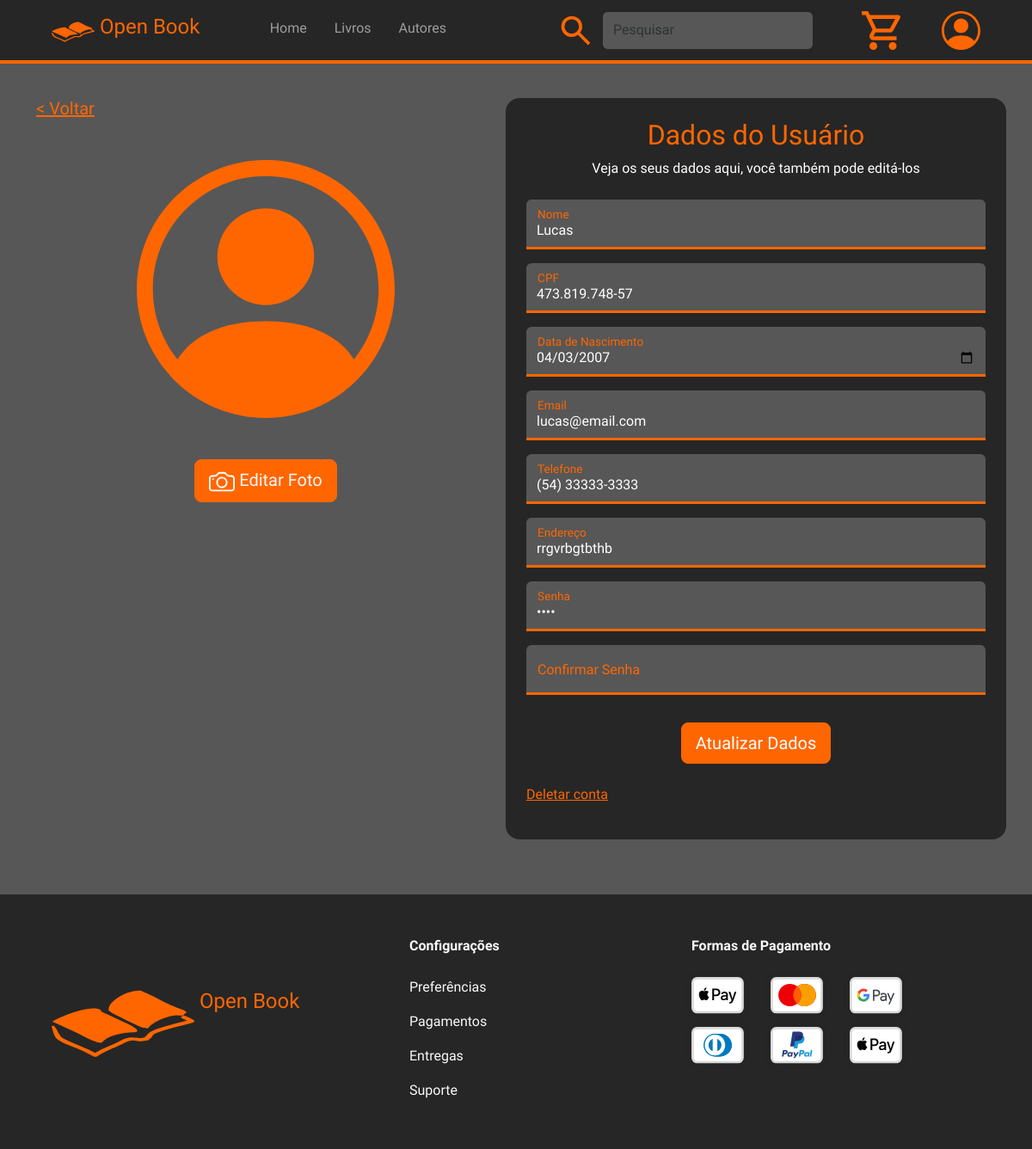
Screenshot of /views/dadosUsuario.php?codCliente=2 with the database file from the repository.
### tables this page shows
CREATE TABLE `cliente` (
  `cod_cliente` int(11) NOT NULL,
  `nome_cliente` varchar(60) NOT NULL,
  `cpf_cliente` varchar(15) NOT NULL,
  `data_nascimento_cliente` date NOT NULL,
  `senha_cliente` varchar(35) NOT NULL
);

CREATE TABLE `emailcliente` (
  `cod_cliente` int(11) DEFAULT NULL,
  `email_cliente` varchar(100) NOT NULL
);

CREATE TABLE `telefonecliente` (
  `cod_cliente` int(11) DEFAULT NULL,
  `telefone_cliente` varchar(20) NOT NULL
);

CREATE TABLE `enderecocliente` (
  `cod_cliente` int(11) DEFAULT NULL,
  `endereco_cliente` varchar(100) NOT NULL
);

### connection/conexao.php (called while the page is built, shortened)
<?php
    class Conexao {
        private $host = "localhost";
        private $usuario = "root";
        private $senha = "";
        private $banco = "db_livraria";
        private $conexao;
        public function __construct() {
            $this->conexao = new mysqli($this->host, $this->usuario, $this->senha, $this->banco);
        }
        public function getConexao() {
            return $this->conexao;
        }
    }
?>

### controllers/clienteController.php (called while the page is built, shortened)
<?php
require_once $_SERVER['DOCUMENT_ROOT'] . '/Projeto_Livraria_Web/src/models/cliente.php';
require_once $_SERVER['DOCUMENT_ROOT'] . '/Projeto_Livraria_Web/src/controllers/emailclienteController.php';
require_once $_SERVER['DOCUMENT_ROOT'] . '/Projeto_Livraria_Web/src/controllers/telefoneclienteController.php';
require_once $_SERVER['DOCUMENT_ROOT'] . '/Projeto_Livraria_Web/src/controllers/enderecoclienteController.php';
class ClienteController {
    private $cliente;
    public function __construct() {
        $this->cliente = new Cliente();
    }
    public function buscarPorId($codCliente){
        return $this->cliente->buscarPorId($codCliente);
    }
}
?>

### models/cliente.php (called while the page is built, shortened)
<?php
require_once $_SERVER['DOCUMENT_ROOT'] . '/Projeto_Livraria_Web/src/connection/conexao.php';
class Cliente {
    private $conexao;
    public function __construct() {
        $this->conexao = new Conexao();
    }
    public function buscarPorId($codCliente) {
        $sql = "SELECT * FROM cliente WHERE cod_cliente = ?";
        $stmt = $this->conexao->getConexao()->prepare($sql);
        $stmt->bind_param('i', $codCliente);
        $stmt->execute();
        $result = $stmt->get_result();
        return $result->fetch_assoc();
    }
}
?>

### controllers/emailclienteController.php (called while the page is built, shortened)
<?php
require_once $_SERVER['DOCUMENT_ROOT'] . '/Projeto_Livraria_Web/src/models/emailcliente.php';
class EmailClienteController {
    private $emailcliente;
    public function __construct() {
        $this->emailcliente = new EmailCliente();
    }
    public function buscarPorId($codCliente){
        return $this->emailcliente->buscarPorId($codCliente);
    }
}
?>

### models/emailcliente.php (called while the page is built, shortened)
<?php
require_once $_SERVER['DOCUMENT_ROOT'] . '/Projeto_Livraria_Web/src/connection/conexao.php';
class EmailCliente {
    private $conexao;
    public function __construct() {
        $this->conexao = new Conexao();
    }
    public function buscarPorId($codCliente) {
        $sql = "SELECT * FROM emailcliente WHERE cod_cliente = ?";
        $stmt = $this->conexao->getConexao()->prepare($sql);
        $stmt->bind_param('i', $codCliente);
        $stmt->execute();
        $result = $stmt->get_result();
        return $result->fetch_assoc();
    }
}
?>

### controllers/telefoneclienteController.php (called while the page is built, shortened)
<?php
require_once $_SERVER['DOCUMENT_ROOT'] . '/Projeto_Livraria_Web/src/models/telefonecliente.php';
class TelefoneClienteController {
    private $telefonecliente;
    public function __construct() {
        $this->telefonecliente = new TelefoneCliente();
    }
    public function buscarPorId($codCliente){
        return $this->telefonecliente->buscarPorId($codCliente);
    }
}
?>

### models/telefonecliente.php (called while the page is built, shortened)
<?php
require_once $_SERVER['DOCUMENT_ROOT'] . '/Projeto_Livraria_Web/src/connection/conexao.php';
class TelefoneCliente {
    private $conexao;
    public function __construct() {
        $this->conexao = new Conexao();
    }
    public function buscarPorId($codCliente) {
        $sql = "SELECT * FROM telefonecliente WHERE cod_cliente = ?";
        $stmt = $this->conexao->getConexao()->prepare($sql);
        $stmt->bind_param('i', $codCliente);
        $stmt->execute();
        $result = $stmt->get_result();
        return $result->fetch_assoc();
    }
}
?>

### controllers/enderecoclienteController.php (called while the page is built, shortened)
<?php
require_once $_SERVER['DOCUMENT_ROOT'] . '/Projeto_Livraria_Web/src/models/enderecocliente.php';
class EnderecoClienteController {
    private $enderecocliente;
    public function __construct() {
        $this->enderecocliente = new EnderecoCliente();
    }
    public function buscarPorId($codCliente){
        return $this->enderecocliente->buscarPorId($codCliente);
    }
}
?>

### models/enderecocliente.php (called while the page is built, shortened)
<?php
require_once $_SERVER['DOCUMENT_ROOT'] . '/Projeto_Livraria_Web/src/connection/conexao.php';
class EnderecoCliente {
    private $conexao;
    public function __construct() {
        $this->conexao = new Conexao();
    }
    public function buscarPorId($codCliente) {
        $sql = "SELECT * FROM enderecocliente WHERE cod_cliente = ?";
        $stmt = $this->conexao->getConexao()->prepare($sql);
        $stmt->bind_param('i', $codCliente);
        $stmt->execute();
        $result = $stmt->get_result();
        return $result->fetch_assoc();
    }
}
?>

### views/dadosUsuario.php (the view, shortened to what this page needs)
<?php
    require_once $_SERVER['DOCUMENT_ROOT'] . '/Projeto_Livraria_Web/src/controllers/clienteController.php';
    require_once $_SERVER['DOCUMENT_ROOT'] . '/Projeto_Livraria_Web/src/controllers/emailclienteController.php';
    require_once $_SERVER['DOCUMENT_ROOT'] . '/Projeto_Livraria_Web/src/controllers/telefoneclienteController.php';
    require_once $_SERVER['DOCUMENT_ROOT'] . '/Projeto_Livraria_Web/src/controllers/enderecoclienteController.php';
?>
<!DOCTYPE html>
<html lang="en">
<head>
    <link rel="stylesheet" href="../assets/scss/main.css">
</head>
<body class="background-dark-light">
<?php require_once '../components/header.php' ?>
    <div class="container text-light">
        <div class="row mt-sm-4 justify-content-between">
            <div class="col my-3 text-center">
                <h5 class="text-start"><a href="javascript:history.back()" class="link-warning">< Voltar</a></h5>
                <div class="row mt-sm-5">
                    <div class="col-12 mb-md-0 mb-4">
                        <a href="#">
                            <img src="../assets/icons/personCircle.svg" alt="Foto do Usuário" width="300rem" height="300rem">
                        </a>
                    </div>
                    <div class="col mt-sm-5">
                        <a href="#" class="btn btn-warning btn-lg text-light px-sm-3">
                            <img src="../assets/icons/camera.svg" alt="Ícone de uma câmera">
                            Editar Foto
                        </a>
                    </div>
                </div>
            </div>
            <div class="col border-warning bg-dark text-white my-3 mx-auto p-4 rounded-4 order-1 order-lg-2">
                <?php
                    $clienteController = new ClienteController();
                    $cliente = $clienteController->buscarPorId($_GET['codCliente']);
                    $emailclienteController = new EmailClienteController();
                    $emailcliente = $emailclienteController->buscarPorId($_GET['codCliente']);
                    $telefoneclienteController = new TelefoneClienteController();
                    $telefonecliente = $telefoneclienteController->buscarPorId($_GET['codCliente']);
                    $enderecoclienteController = new EnderecoClienteController();
                    $enderecocliente = $enderecoclienteController->buscarPorId($_GET['codCliente']);
                ?>
                <form method="POST" action="../controllers/clienteController.php?acao=atualizarproprio&codigo=<?php echo $_GET['codCliente']; ?>" class="text-start" onsubmit="return verificarCampos(this);">
                    <h2 class="text-warning text-center">Dados do Usuário</h2>
                    <p class="text-white text-center mb-sm-4">Veja os seus dados aqui, você também pode editá-los</p>
                    <div class="form-floating mb-3">
                        <input type="text" class="form-control text-white background-dark-light border-bottom border-top-0 border-start-0 border-end-0 border-3 rounded-bottom-0 border-warning me-2" id="nome" name="nome" placeholder="Nome" required value="<?php echo $cliente['nome_cliente'];?>">
                        <label for="nome" class="text-warning">Nome</label>
                    </div>
                    <div class="form-floating mb-3">
                        <input type="text" class="form-control text-white background-dark-light border-bottom border-top-0 border-start-0 border-end-0 border-3 rounded-bottom-0 border-warning me-2" id="cpf" name="cpf" placeholder="CPF" required value="<?php echo $cliente['cpf_cliente'];?>">
                        <label for="cpf" class="text-warning">CPF</label>
                    </div>
                    <div class="form-floating mb-3">
                        <input type="date" class="form-control text-white background-dark-light border-bottom border-top-0 border-start-0 border-end-0 border-3 rounded-bottom-0 border-warning me-2" id="datanasc" name="datanasc" placeholder="Data de Nascimento" required value="<?php echo $cliente['data_nascimento_cliente'];?>">
                        <label for="datanasc" class="text-warning">Data de Nascimento</label>
                    </div>
                    <div class="form-floating mb-3">
                        <input type="email" class="form-control text-white background-dark-light border-bottom border-top-0 border-start-0 border-end-0 border-3 rounded-bottom-0 border-warning me-2" id="email" name="email" placeholder="Email" required value="<?php echo $emailcliente['email_cliente'];?>">
                        <label for="email" class="text-warning">Email</label>
                    </div>
                    <div class="form-floating mb-3">
                        <input type="text" class="form-control text-white background-dark-light border-bottom border-top-0 border-start-0 border-end-0 border-3 rounded-bottom-0 border-warning me-2" id="telefone" name="telefone" placeholder="Telefone" required value="<?php echo $telefonecliente['telefone_cliente'];?>">
                        <label for="text" class="text-warning">Telefone</label>
                    </div>
                    <div class="form-floating mb-3">
                        <input type="text" class="form-control text-white background-dark-light border-bottom border-top-0 border-start-0 border-end-0 border-3 rounded-bottom-0 border-warning me-2" id="endereco" name="endereco" placeholder="Endereço" required value="<?php echo $enderecocliente['endereco_cliente'];?>">
                        <label for="text" class="text-warning">Endereço</label>
                    </div>
                    <div class="form-floating mb-3">
                        <input type="password" class="form-control text-white background-dark-light border-bottom border-top-0 border-start-0 border-end-0 border-3 rounded-bottom-0 border-warning me-2" id="senha" name="senha" placeholder="Senha" required value="<?php echo $cliente['senha_cliente'];?>">
                        <label for="senha" class="text-warning">Senha</label>
                    </div>
                    <div class="form-floating mb-3">
                        <input type="password" class="form-control text-white background-dark-light border-bottom border-top-0 border-start-0 border-end-0 border-3 rounded-bottom-0 border-warning me-2" id="confsenha" name="confsenha" placeholder="Confirmar Senha" required>
                        <label for="confsenha" class="text-warning">Confirmar Senha</label>
                    </div>
                    <div class="w-100 text-center">
                        <button type="submit" class="btn btn-warning btn-lg text-white text-center m-3">Atualizar Dados</button>
                    </div>
                </form>
                <p class="text-white text-start mt-2">
                    <a href="" class="link-warning" data-bs-toggle="modal" data-bs-target="#exampleModal">
                        Deletar conta
                    </a>
                </p>
            </div>
        </div>
    </div>
</body>
<?php require_once '../components/footer.php' ?>
</html>

### rows the page displays
cliente: nome "Lucas", cpf "473.819.748-57", datanasc "04/03/2007"
emailcliente: email "lucas@email.com"
telefonecliente: telefone "(54) 33333-3333"
enderecocliente: endereco "rrgvrbgtbthb"
